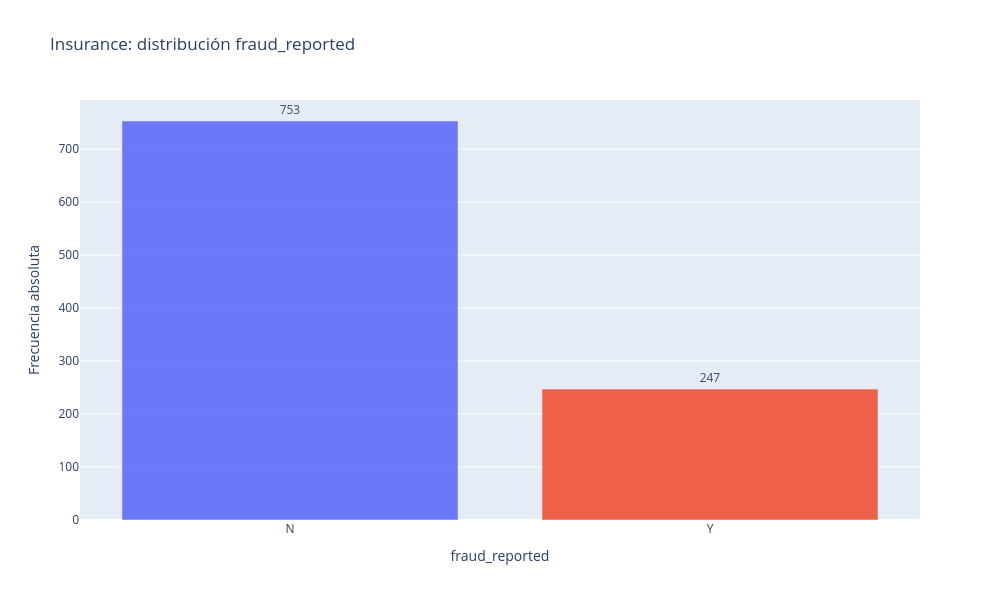

This figure's notebook cell:
### Markdown cell above
### Análisis Variable Objetivo (AGREGAR)

### Code cell
# Gráfica para analizar variable objetivo (Podemos escoger el gráfico que más les agrade)
sns.countplot(data=df, x='fraud_reported', color = "purple")
plt.title('Distribución de fraude', fontweight='bold')
plt.xlabel('fraud_reported')
plt.ylabel('Frecuencia absoluta')
plt.show()


conteo = df['fraud_reported'].value_counts()

fig = go.Figure()

fig.add_trace(
    go.Bar(
        x=conteo.index,
        y=conteo.values,
        marker_color=px.colors.qualitative.Plotly[:len(conteo)],
        opacity=0.92,
        text=conteo.values,
        textposition='outside',
        texttemplate='%{text:,.0f}',
        cliponaxis=False,
        hovertemplate='<b>%{x}</b><br>Pólizas: %{y:,.0f}<extra></extra>'
    )
)

fig.update_layout(
    title='Insurance: distribución fraud_reported',
    xaxis_title='fraud_reported',
    yaxis_title='Frecuencia absoluta',
    width=1000,
    height=600
)

fig.show()

### Figure 1 — Plotly figure (JSON) as saved in the notebook; plotly's stock layout.template omitted (floating-point values rounded to 4 significant figures)
{"data": [{"cliponaxis": false, "hovertemplate": "<b>%{x}</b><br>Pólizas: %{y:,.0f}<extra></extra>", "marker": {"color": ["#636EFA", "#EF553B"]}, "opacity": 0.92, "text": [753.0, 247.0], "textposition": "outside", "texttemplate": "%{text:,.0f}", "type": "bar", "x": ["N", "Y"], "y": [753, 247]}], "layout": {"height": 600, "title": {"text": "Insurance: distribución fraud_reported"}, "width": 1000, "xaxis": {"title": {"text": "fraud_reported"}}, "yaxis": {"title": {"text": "Frecuencia absoluta"}}}}
